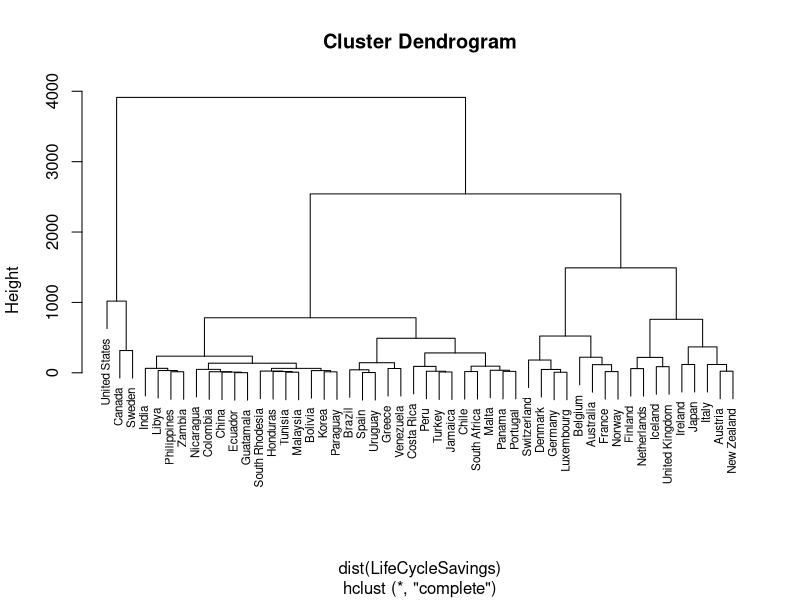

R code for this plot:
## ---- chunk 1
knitr::opts_chunk$set(message=FALSE,warning=FALSE, cache=TRUE)
## ---- chunk 2
plot(hclust(dist(LifeCycleSavings)),cex=0.7)
